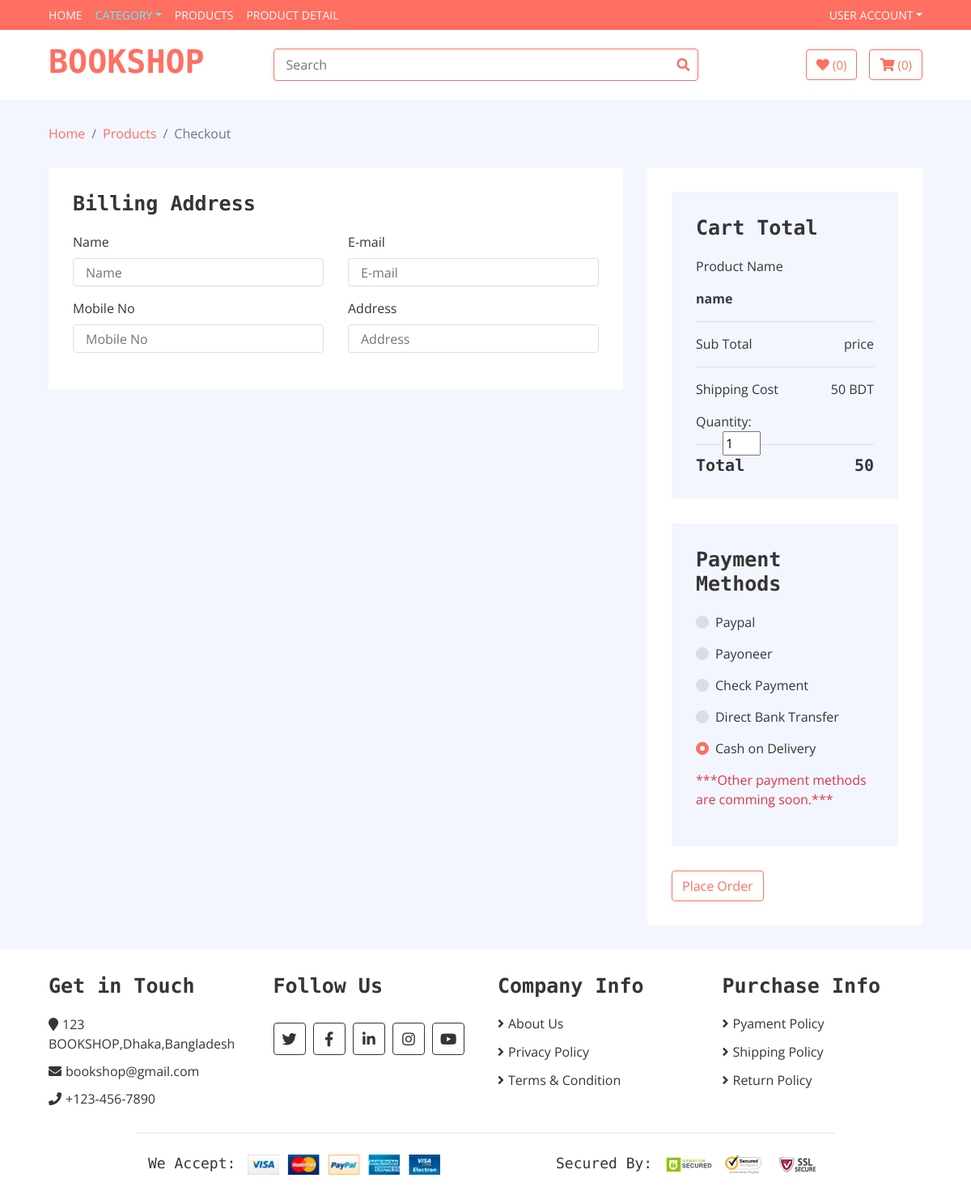
Screenshot of /checkout.php?buyNow=1 with the database file from the repository.
### tables this page shows
CREATE TABLE `books` (
  `id` int(11) NOT NULL,
  `name` varchar(255) NOT NULL,
  `author` varchar(255) NOT NULL,
  `publisher` varchar(255) NOT NULL,
  `price` varchar(255) NOT NULL,
  `description` varchar(255) NOT NULL,
  `category` varchar(5) NOT NULL,
  `image` varchar(255) NOT NULL
);

### classes/productdetail.php (called while the page is built, shortened)
<?php
class productdetail
{
    private $name;
    private $price;
    public function productDetails($bid)
    {
        $source = new source();
        if ($source->Query("SELECT * FROM books WHERE id = ?", [$bid])) {
            $query = $source->SingleRow();
            $this->name = $query->name;
            $this->price = $query->price;
        }
    }
    public function getName()
    {
        return $this->name;
    }
    public function getPrice()
    {
        return $this->price;
    }
}

### classes/source.php (called while the page is built, shortened)
<?php
class source extends db{
    public $Query;
    public function Query($query,$param = []){
        if(empty($param)){
            $this->Query = $this->db->prepare($query);
            return $this->Query->execute();
        }else{
            $this->Query = $this->db->prepare($query);
            return $this->Query->execute($param);
        }
    }
    public function SingleRow(){
        return $this->Query->fetch(PDO::FETCH_OBJ);
    }
}
?>

### classes/db.php (called while the page is built, shortened)
<?php
class db{
    private $host = "localhost";
    private $username = "root";
    private $password = "";
    private $database = "bookshop";
    public function __construct(){
        try{
            $this->db = new PDO("mysql:hsot=".$this->host.";dbname=".$this->database,
            $this->username,$this->password);
        }catch(PDOException $e){
            echo "Connection problem : ".$e->getMessage();
        }
    }
}
?>

### checkout.php (the view, shortened to what this page needs)
<?php
$pd = new productdetail();
if (!empty($_GET['buyNow'])) {
    $pd->productDetails($_GET['buyNow']);
}
?>
<!DOCTYPE html>
<html lang="en">
<head>
    <link href="https://stackpath.bootstrapcdn.com/bootstrap/4.4.1/css/bootstrap.min.css" rel="stylesheet">
    <link href="https://cdnjs.cloudflare.com/ajax/libs/font-awesome/5.10.0/css/all.min.css" rel="stylesheet">
    <link href="lib/slick/slick.css" rel="stylesheet">
    <link href="lib/slick/slick-theme.css" rel="stylesheet">
    <link href="css/style.css" rel="stylesheet">
</head>
<body>
    <?php include 'php/headnav.php'; ?>
    <div class="breadcrumb-wrap">
        <div class="container-fluid">
            <ul class="breadcrumb">
                <li class="breadcrumb-item"><a href="#">Home</a></li>
                <li class="breadcrumb-item"><a href="#">Products</a></li>
                <li class="breadcrumb-item active">Checkout</li>
            </ul>
        </div>
    </div>
    <form action="" method="POST">
    <div class="checkout">
        <div class="container-fluid">
            <div class="row">
                <div class="col-lg-8">
                    <div class="checkout-inner">
                        <div class="billing-address">
                            <h2>Billing Address</h2>
                            <div class="row">
                                <div class="col-md-6">
                                    <label>Name</label>
                                    <input class="form-control" type="text" placeholder="Name" name="name">
                                </div>
                                <div class="col-md-6">
                                    <label>E-mail</label>
                                    <input class="form-control" type="email" placeholder="E-mail" name="email">
                                </div>
                                <div class="col-md-6">
                                    <label>Mobile No</label>
                                    <input class="form-control" type="number" placeholder="Mobile No" name="phone">
                                </div>
                                <div class="col-md-6">
                                    <label>Address</label>
                                    <input class="form-control" type="text" placeholder="Address" name="address">
                                </div>
                            </div>
                        </div>
                    </div>
                </div>
                <div class="col-lg-4">
                    <div class="checkout-inner">
                        <div class="checkout-summary">
                            <h1>Cart Total</h1>
                            <p>Product Name<p class="text-dark font-weight-bold"> <?php echo $pd->getName(); ?> </p></p>
                            <p class="sub-total">Sub Total<span><?php echo $pd->getPrice(); ?></span></p>
                            <p class="ship-cost">Shipping Cost<span>50 BDT</span></p>
                            <p>Quantity: <span><input type="number" value="1" name="qty" class="w-25"></span></p>
                            <h2>Total<span>
                            <?php
                            echo (int)$pd->getPrice()+50; ?></span></h2>
                        </div>
                        <div class="checkout-payment">
                            <div class="payment-methods">
                                <h1>Payment Methods</h1>
                                <div class="payment-method">
                                    <div class="custom-control custom-radio">
                                        <label class="custom-control-label selected" for="payment-1">Paypal</label>
                                    </div>
                                </div>
                                <div class="payment-method">
                                    <div class="custom-control custom-radio">
                                        <label class="custom-control-label" for="payment-2">Payoneer</label>
                                    </div>
                                </div>
                                <div class="payment-method">
                                    <div class="custom-control custom-radio">
                                        <label class="custom-control-label" for="payment-3">Check Payment</label>
                                    </div>
                                </div>
                                <div class="payment-method">
                                    <div class="custom-control custom-radio">
                                        <label class="custom-control-label" for="payment-4">Direct Bank Transfer</label>
                                    </div>
                                </div>
                                <div class="payment-method">
                                    <div class="custom-control custom-radio">
                                        <label class="custom-control-label" for="payment-5">Cash on Delivery</label>
                                    </div>
                                </div>
                                <p class="text-danger">***Other payment methods are comming soon.***</p>
                            </div>
                            <div class="checkout-btn">
                                <input type="submit" value="Place Order" class="rounded btn btn-outline-success" name="placeOrder">
                            </div>
                        </div>
                    </div>
                </div>
            </div>
        </div>
    </div>
    </form>
    <?php include 'php/footerDetails.php'; ?>
</body>
</html>

### css/style.css (style rules this page uses)
body { color: #353535; font-family: 'Open Sans', sans-serif; font-weight: 400; background: #f3f6ff; }
a { color: #FF6F61; }
h1 { font-family: 'Source Code Pro', monospace; font-weight: 900; }
h2 { font-family: 'Source Code Pro', monospace; font-weight: 700; }
@media (min-width: 992px) { .container-fluid { padding-right: 60px; padding-left: 60px; } }
.form-control, .custom-select { width: 100%; height: 35px; padding: 0 15px; color: #999999; border: 1px solid #dddddd; margin-bottom: 15px }
.custom-radio, .custom-checkbox { margin-bottom: 15px; }
.custom-radio .custom-control-label::before, .custom-checkbox .custom-control-label::before { background: #dddddd; border-color: #dddddd; }
.custom-radio .custom-control-input:checked~.custom-control-label::before, .custom-checkbox .custom-control-input:checked~.custom-control-label::before { color: #ffffff; background: #FF6F61; border-color: #FF6F61; box-shadow: none; }
.btn { color: #FF6F61; background: #ffffff; border: 1px solid #FF6F61; }
.breadcrumb-wrap { position: relative; width: 100%; }
.breadcrumb-wrap .breadcrumb { margin: 0; padding: 0; background: transparent; }
.checkout { position: relative; padding-top: 30px; }
.checkout .checkout-inner { margin-bottom: 30px; padding: 30px; background: #ffffff; }
.checkout .billing-address, .checkout .shipping-address { position: relative; width: 100%; }
.checkout .billing-address h2, .checkout .shipping-address h2 { font-size: 25px; margin-bottom: 20px; }
.checkout .checkout-summary, .checkout .checkout-payment { position: relative; width: 100%; }
.checkout .checkout-summary h1, .checkout .checkout-payment h1 { font-size: 25px; margin-bottom: 20px; }
.checkout .checkout-summary, .checkout .checkout-payment .payment-methods { padding: 30px; background: #f3f6ff; margin-bottom: 30px; }
.checkout .checkout-summary p.sub-total, .checkout .checkout-summary p.ship-cost { padding-top: 15px; border-top: 1px solid #dddddd; }
.checkout .checkout-summary p span, .checkout .checkout-summary h2 span { float: right; }
.checkout .checkout-summary h2 { font-size: 20px; padding-top: 12px; border-top: 1px solid #dddddd; margin: 0; }

### rows the page displays
books: name "name", price "price", (int)$pd->getPrice()+50 "50"
